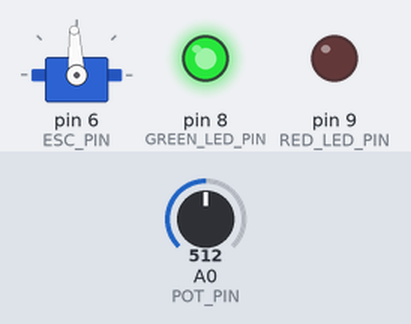
Simulated run of this sketch. Board: Arduino Uno, built with avr-gcc and run on an emulated ATmega328P. Shown: servo, output pins drawn as LEDs (lit = HIGH). Inputs (shaded band) come from the test bench; at power-on: A0 (POT_PIN) = 512.

Above: at 1.7 s.
1.8 s: A0 (POT_PIN) set to 716
At 2.9 s:
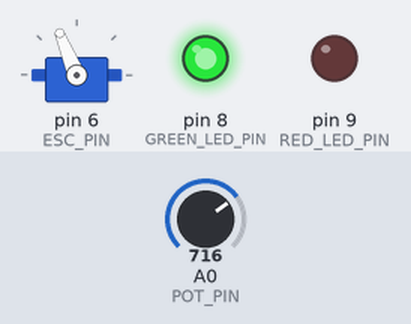
3.3 s: A0 (POT_PIN) set to 900
At 4.1 s:
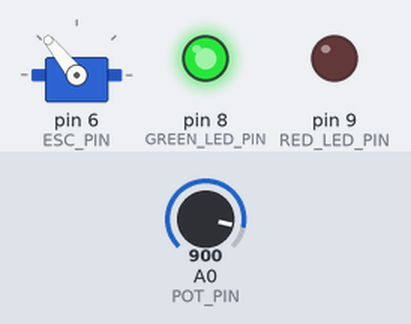
4.8 s: A0 (POT_PIN) set to 1010
At 5.2 s:
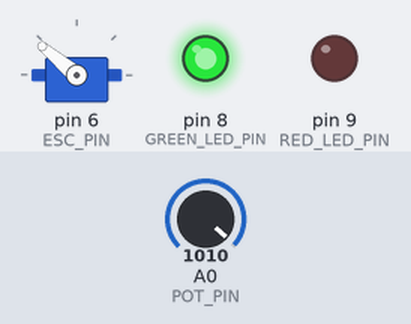
6.3 s: A0 (POT_PIN) set to 306
At 7.5 s:
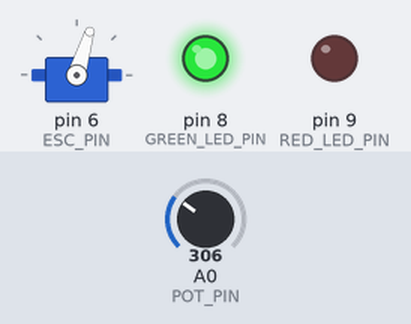
7.8 s: A0 (POT_PIN) set to 122
At 8.7 s:
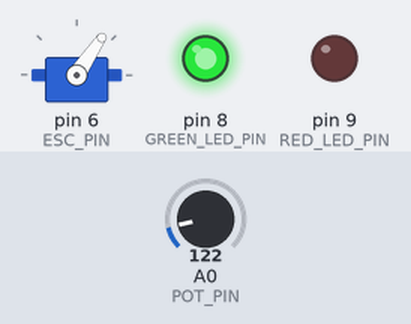
9.3 s: A0 (POT_PIN) set to 511
At 9.8 s:
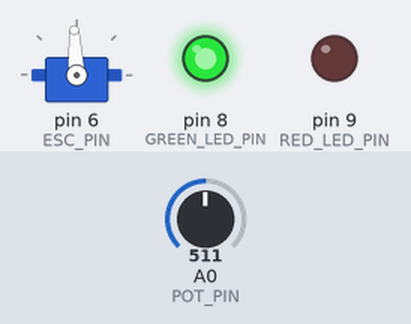
Timing chart, 0 to 11.8 s (numbered marks = the images above; inputs shaded):
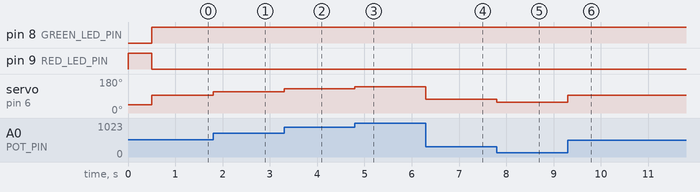

Measured:
- after the input at 1.8 s, servo on pin 6 (ESC_PIN): 93° → 112° at once
- after the input at 3.3 s, servo on pin 6 (ESC_PIN): 112° → 129° at once
- after the input at 4.8 s, servo on pin 6 (ESC_PIN): 129° → 140° at once
- after the input at 6.3 s, servo on pin 6 (ESC_PIN): 140° → 73° at once
- after the input at 7.8 s, servo on pin 6 (ESC_PIN): 73° → 56° at once
- after the input at 9.3 s, servo on pin 6 (ESC_PIN): 56° → 93° at once

The sketch:

servo_esc_test.ino
```cpp
/**
 * @file: servo_esc_test.ino
 *
 * @brief: control ESC's with Arduino Servo library.
 * TODO: Compare signals on o-scope.
 */

/* Libraries */
#include <Servo.h>  // built-in Servo library will create signals needed for esc

/* Pin Definitions */
#define RED_LED_PIN 9
#define GREEN_LED_PIN 8
#define POT_PIN A0
#define ESC_PIN 6

/* ESC signal constants */
#define ESC_LOW_LIMIT 1000   // [microseconds] corresponds to zero throttle
#define ESC_UPP_LIMIT 2000   // [microseconds] corresponds to full throttle
#define ANALOG_READ_MAX 1023 // maximum value for the 10 bit ADC on arduino

/* Servo Object */
Servo esc;
int analogPotVal, escOutputSignal;

/* Setup */
void setup() {
  // set pin modes
  pinMode(RED_LED_PIN, OUTPUT);
  pinMode(GREEN_LED_PIN, OUTPUT);
  pinMode(POT_PIN, INPUT);

  // turn on Red LED to show setup
  digitalWrite(RED_LED_PIN, HIGH);
  digitalWrite(GREEN_LED_PIN, LOW);

  esc.attach(ESC_PIN);  // "initializes" ESC at ESC_PIN
  esc.writeMicroseconds(ESC_LOW_LIMIT);
  delay(500); // give the ESC some time to arm

  // turn off Red LED to show that setup is over
  digitalWrite(RED_LED_PIN, LOW);
}

/* Main loop */
void loop() {
  digitalWrite(GREEN_LED_PIN, HIGH);  // turn on green LED to indicate ESC is live

  analogPotVal = analogRead(POT_PIN);  // read the potentiometer for user input

  // map() takes five arguments and maps a variable from one range to another
  //   (1): variable to be mapped
  //   (2): lower limit of current range
  //   (3): upper limit of current range
  //   (4): lower limit of desired range
  //   (5): upper limit of desired range
  escOutputSignal = map(analogPotVal, 0, ANALOG_READ_MAX, ESC_LOW_LIMIT, ESC_UPP_LIMIT);

  // write a signal to the ESC corresponding to the potentiometer value
  esc.writeMicroseconds(escOutputSignal);
}
```
